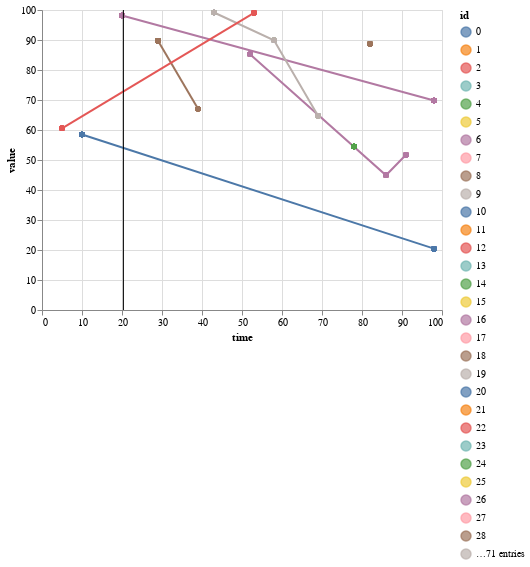

Source (notebook cell):
### Markdown cell above
### 6. Show the robot's number hint

### Code cell
number_hint()

### Figure 1 — Vega-Lite specification as saved in the notebook (floating-point values rounded to 4 significant figures; data arrays with more than 128 entries replaced by an {"elided": "..."} marker saying what was removed)
{"config": {"view": {"continuousWidth": 400, "continuousHeight": 300}}, "layer": [{"mark": "line", "encoding": {"color": {"type": "nominal", "field": "id", "scale": {"domain": [0, 1, 2, 3, 4, 5, 6, 7, 8, 9, 10, 11, 12, 13, 14, 15, 16, 17, 18, 19, 20, 21, 22, 23, 24, 25, 26, 27, 28, 29, 30, 31, 32, 33, 34, 35, 36, 37, 38, 39, 40, 41, 42, 43, 44, 45, 46, 47, 48, 49, 50, 51, 52, 53, 54, 55, 56, 57, 58, 59, 60, 61, 62, 63, 64, 65, 66, 67, 68, 69, 70, 71, 72, 73, 74, 75, 76, 77, 78, 79, 80, 81, 82, 83, 84, 85, 86, 87, 88, 89, 90, 91, 92, 93, 94, 95, 96, 97, 98, 99]}}, "x": {"type": "quantitative", "field": "time", "scale": {"domain": [0, 100]}}, "y": {"type": "quantitative", "field": "value"}}}, {"mark": "circle", "encoding": {"color": {"type": "nominal", "field": "id", "scale": {"domain": [0, 1, 2, 3, 4, 5, 6, 7, 8, 9, 10, 11, 12, 13, 14, 15, 16, 17, 18, 19, 20, 21, 22, 23, 24, 25, 26, 27, 28, 29, 30, 31, 32, 33, 34, 35, 36, 37, 38, 39, 40, 41, 42, 43, 44, 45, 46, 47, 48, 49, 50, 51, 52, 53, 54, 55, 56, 57, 58, 59, 60, 61, 62, 63, 64, 65, 66, 67, 68, 69, 70, 71, 72, 73, 74, 75, 76, 77, 78, 79, 80, 81, 82, 83, 84, 85, 86, 87, 88, 89, 90, 91, 92, 93, 94, 95, 96, 97, 98, 99]}}, "tooltip": [{"type": "quantitative", "field": "time"}, {"type": "quantitative", "field": "value", "format": ".2f"}, {"type": "nominal", "field": "id"}], "x": {"type": "quantitative", "field": "time"}, "y": {"type": "quantitative", "field": "value"}}}, {"data": {"name": "data-6e5cc0d047d166c8f96feb46c5cc2a9b"}, "mark": "rule", "encoding": {"size": {"value": 1}, "tooltip": [{"type": "quantitative", "field": "time"}], "x": {"type": "quantitative", "field": "time"}}}], "data": {"name": "data-fcfefe611fc464666b38b1d8d819c486"}, "resolve": {"scale": {"x": "shared"}}, "$schema": "https://vega.github.io/schema/vega-lite/v4.8.1.json", "datasets": {"data-fcfefe611fc464666b38b1d8d819c486": {"elided": "666 records"}, "data-6e5cc0d047d166c8f96feb46c5cc2a9b": [{"time": 20.35}]}}
